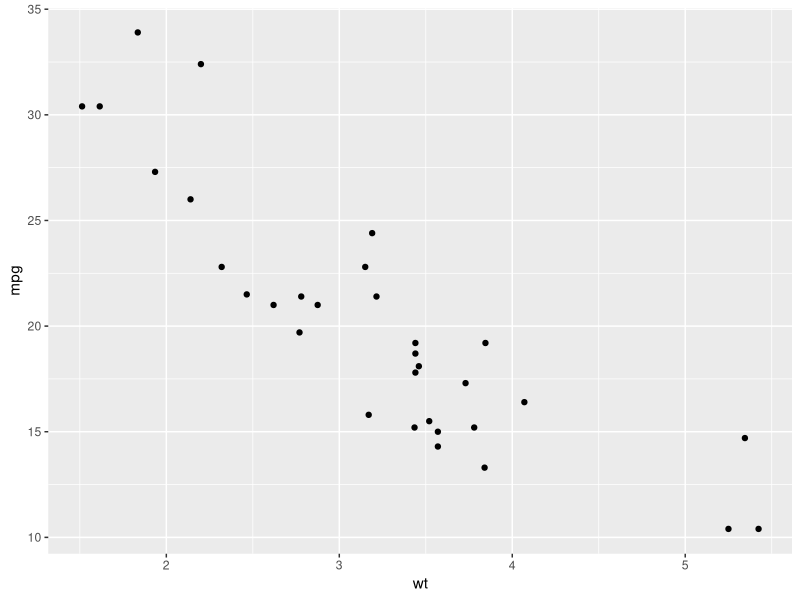
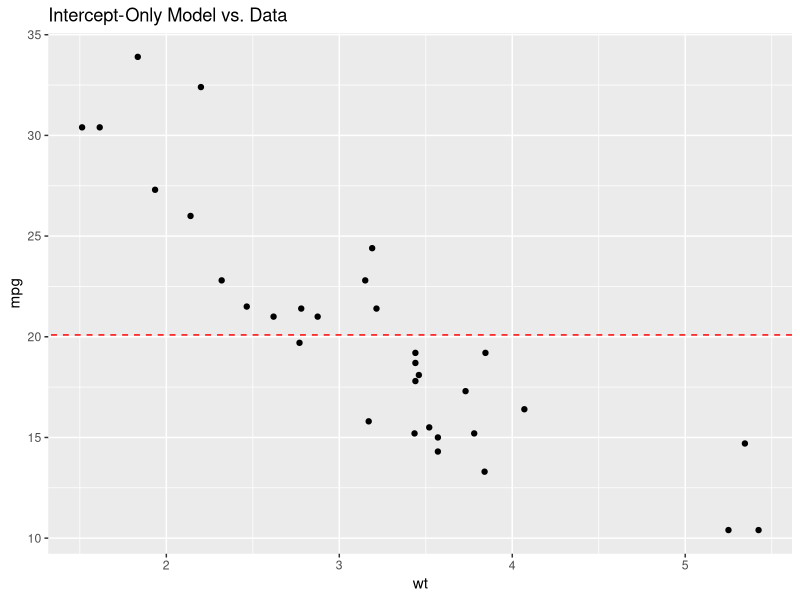
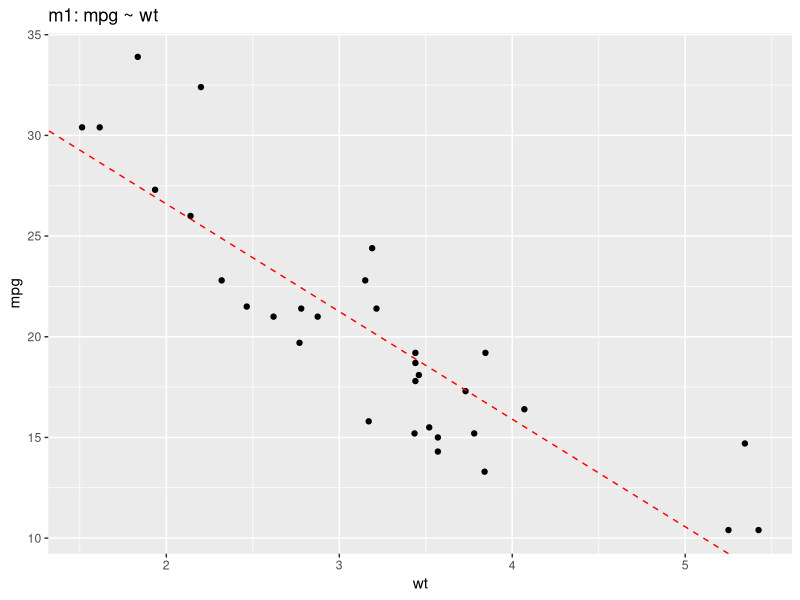
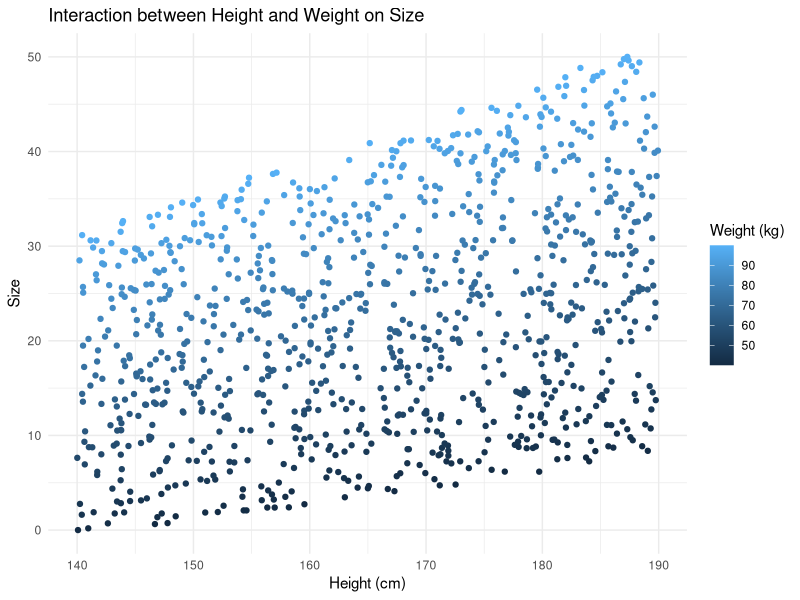
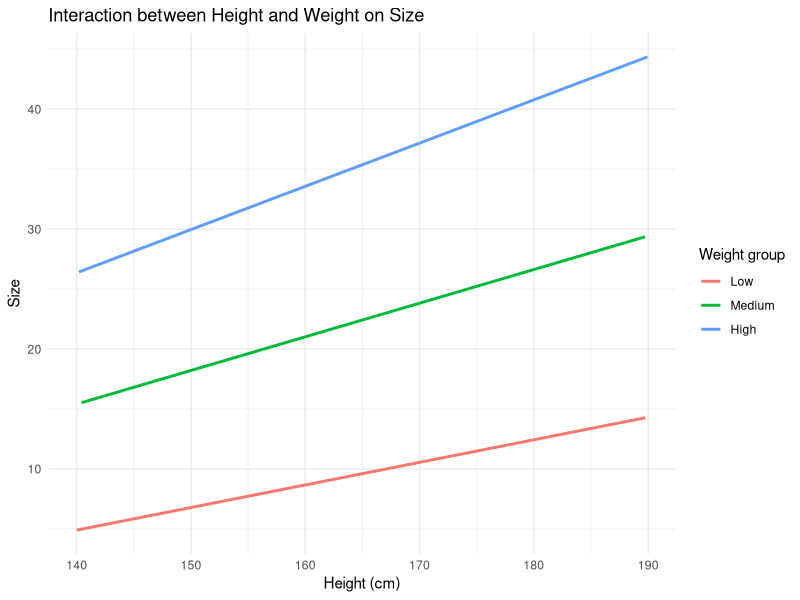

Reproduce these figures in R, in order.
## ---- chunk 1
library(lme4)
library(tidyverse)
## ---- chunk 2
# install.packages("skimr") # install if needed
mtcars <- mtcars # load data and assign

# review your data
# skim_mtcars <- skimr::skim(mtcars)
# View(skim_mtcars)
# 
# ?mtcars
# 
# summary(mtcars)
## ---- chunk 3
ggplot(mtcars, aes(x = wt, y = mpg)) +
  geom_point()
## ---- chunk 4
m1 <- lm(mpg ~ wt, data = mtcars)
summary(m1)

m2 <- lm(mpg ~ wt + hp, data = mtcars)
summary(m2)

m3 <- lm(mpg ~ wt + hp + cyl, data = mtcars)
summary(m3)

m.all <- lm(mpg ~ ., data = mtcars)
summary(m.all)

stepwise_model <- step(m.all, direction = "both")

m.best <- lm(mpg ~ wt + qsec + am, data = mtcars)
summary(m.best)
## ---- chunk 5
m0 <- lm(mpg ~ 1, data = mtcars) # intercept-only model
summary(m0)
## ---- chunk 6
m0
coef(m0) # no slope = slope of zero

ggplot(mtcars, aes(x = wt, y = mpg)) +
  geom_point() +
  geom_abline(intercept = mean(mtcars$mpg), slope = 0, color = "red", linetype = "dashed") +
  labs(title = "Intercept-Only Model vs. Data")

## ---- chunk 7
AIC(m0, m1)

anova(m0, m1)

ggplot(mtcars, aes(x = wt, y = mpg)) +
  geom_point() +
  geom_abline(intercept = coef(m1)[1], slope = coef(m1)[2], color = "red", linetype = "dashed") +
  labs(title = "m1: mpg ~ wt")
## ---- chunk 8
# you can just run this whole thing :)

# set seed for reproducibility
set.seed(456) # set the seed of the random number generator to a fixed starting point

# generate a simulated dataset
n <- 1000  # number of students

Height <- runif(n, 140, 190)  # Heights between 140 cm and 190 cm

Weight <- runif(n, 40, 100)  # Weights between 40 kg and 100 kg

# simulate uniform size as a function of Height, Weight, and Height:Weight
# add some noise to make the data more realistic :)
Size <- 50 + 0.3 * Height + 0.15 * Weight + 0.05 * Height * Weight + rnorm(n, mean = 0, sd = 3)
Size <- 50 * (Size - min(Size)) / (max(Size) - min(Size))

Student_stats <- data.frame(Size, Height, Weight)

# model
uniforms_max <- lm(Size ~ Height * Weight, data = Student_stats)
summary(uniforms_max)

# visualize the interaction
ggplot(uniforms_max, aes(x = Height, y = Size, color = Weight)) +
  geom_point() +
  geom_smooth(method = "lm", aes(group = Weight), se = FALSE) +
  labs(title = "Interaction between Height and Weight on Size",
       x = "Height (cm)",
       y = "Size",
       color = "Weight (kg)") +
  theme_minimal()

# interaction plot (Weight in 3 bins)
Student_stats %>%
  mutate(Weight_group = cut(Weight, breaks = 3, 
                             labels = c("Low", "Medium", "High"))) %>%
  ggplot(aes(x = Height, y = Size, color = Weight_group)) +
  geom_smooth(method = "lm", se = FALSE) +
  labs(title = "Interaction between Height and Weight on Size",
       x = "Height (cm)",
       y = "Size",
       color = "Weight group") +
  theme_minimal()



## ---- chunk 9
# note that uniforms_max and uniforms_long are the SAME

uniforms_max <- lm(Size ~ Height * Weight, data = Student_stats)

uniforms_long <- lm(Size ~ Height + Weight + Height:Weight, data = Student_stats) #best model

uniforms_2 <- lm(Size ~ Height + Height:Weight, data = Student_stats) #p vlaue = 0.3

uniforms_3  <- lm(Size ~ Weight + Height:Weight, data = Student_stats)

uniforms_4 <- lm(Size ~  Height + Weight, data = Student_stats)

uniforms_5 <- lm(Size ~ Height, data = Student_stats)

uniforms_6 <- lm(Size ~ Weight, data = Student_stats)

uniforms_7 <- lm(Size ~ Height:Weight, data = Student_stats)

anova(uniforms_long, uniforms_7)
## ---- chunk 10
# paste your best model from last class here
m.best <- lm(mpg ~ wt + qsec + am, data = mtcars)
summary(m.best)
## ---- chunk 11

mmm <- lm(mpg ~ gear + cyl + hp, data = mtcars)
AIC(m.best, mmm)

amber <- lm(mpg ~ wt + qsec + am + wt:am, data = mtcars)
summary(amber)
anova(m.best, amber)
